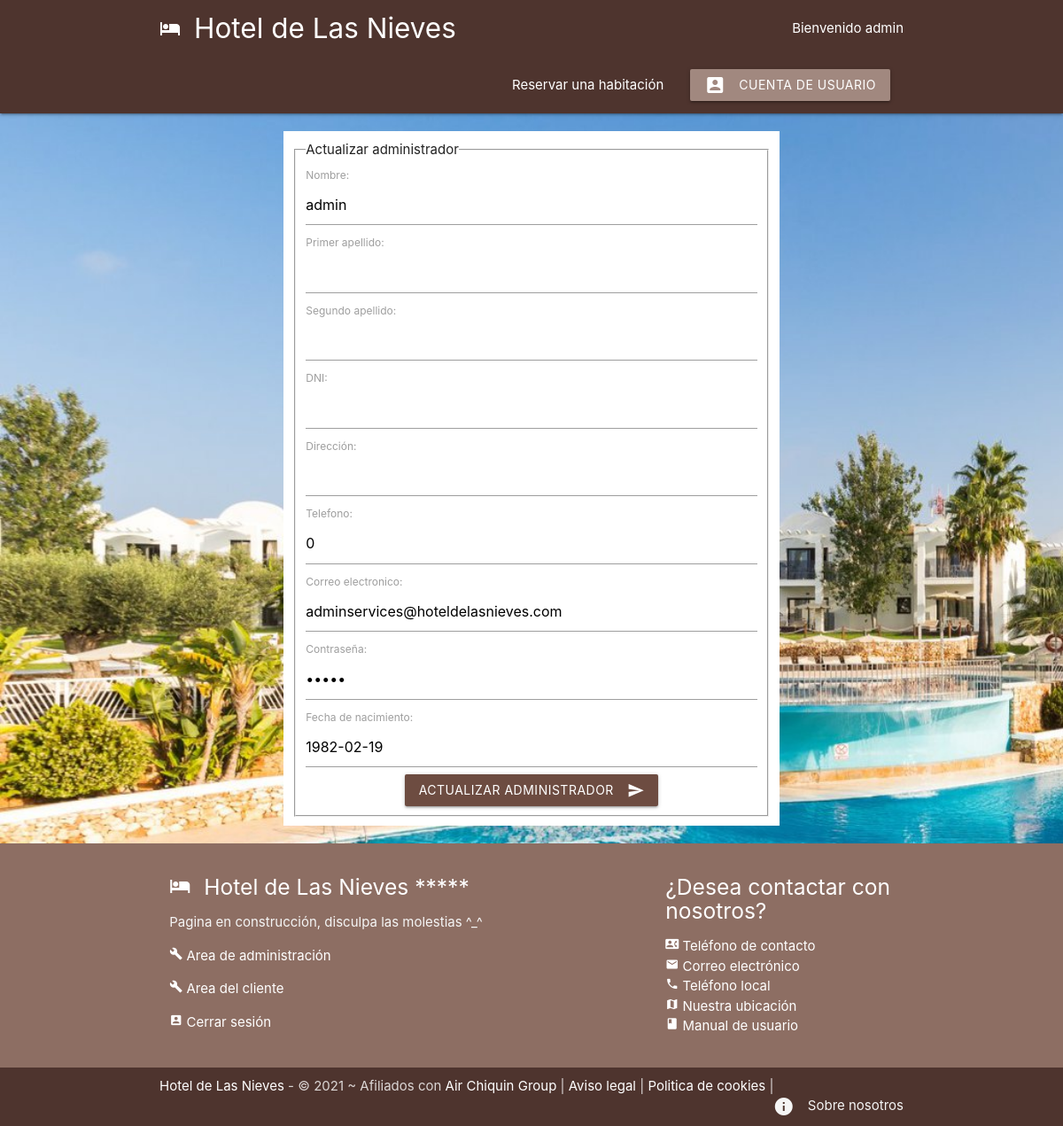
The page /admin/update_admin.php?id=1 (signed in) on the database its author committed.
### tables this page shows
CREATE TABLE `73_clientes` (
  `id` int(11) NOT NULL,
  `usuario` varchar(32) NOT NULL,
  `nombre` varchar(32) NOT NULL,
  `apellido_primero` varchar(32) NOT NULL,
  `apellido_segundo` varchar(32) NOT NULL,
  `tipo_id` int(11) NOT NULL,
  `dni` varchar(9) NOT NULL,
  `direccion` varchar(128) NOT NULL,
  `telefono` int(18) NOT NULL,
  `email` varchar(128) NOT NULL,
  `contrasena` varchar(64) NOT NULL,
  `fecha_nacimiento` date NOT NULL
);

### admin/update_admin.php (the view, shortened to what this page needs)
<?php
    include('./../config/config_bd.php');
    if(isset($_GET['id'])){
        $id = mysqli_real_escape_string($conn, $_GET['id']);
        $sqlUpdateUsuario = "SELECT * FROM 73_clientes WHERE id = $id";
        $resultado = mysqli_query($conn, $sqlUpdateUsuario);
        $User = mysqli_fetch_assoc($resultado);
    }
?>
<!DOCTYPE html>
<html lang="es">
<?php include('./../templates/header.php'); ?>
    <section>
    <form action="update_admin.php" method="POST" class="white">
        <?php if($User): ?>
        <fieldset>
            <legend> Actualizar administrador </legend>
            <label for="nombre"> Nombre: </label>
            <input type="text" name="nombre" value="<?php echo htmlspecialchars($User['nombre']) ?>">
            <label for="apellido_primero"> Primer apellido: </label>
            <input type="text" name="apellido_primero" value="<?php echo htmlspecialchars($User['apellido_primero']) ?>">
            <label for="apellido_segundo"> Segundo apellido: </label>
            <input type="text" name="apellido_segundo" value="<?php echo htmlspecialchars($User['apellido_segundo']) ?>">
            <label for="dni"> DNI: </label>
            <input type="text" name="dni" value="<?php echo htmlspecialchars($User['dni']) ?>">
            <label for="direccion"> Dirección: </label>
            <input type="text" name="direccion" value="<?php echo htmlspecialchars($User['direccion']) ?>">
            <label for="telefono"> Telefono: </label>
            <input type="text" name="telefono" value="<?php echo htmlspecialchars($User['telefono']) ?>">
            <label for="email"> Correo electronico: </label>
            <input type="text" name="email" value="<?php echo htmlspecialchars($User['email']) ?>">
            <label for="contrasena"> Contraseña: </label>
            <input type="password" name="contrasena" value="<?php echo htmlspecialchars($User['contrasena']) ?>">
            <label for="fecha_nacimiento"> Fecha de nacimiento: </label>
            <input type="text" name="fecha_nacimiento" class="datepicker" value="<?php echo htmlspecialchars($User['fecha_nacimiento']) ?>">
            <?php endif; ?>
            <div class="center">
                <button class="btn waves-effect waves-light brown darken-1" type="submit" name="submit">Actualizar administrador
                    <i class="material-icons right">send</i>
                </button>
            </div>
        </fieldset>
    </form>
</section>
<?php include('./../templates/footer.php'); ?>
</body>
</html>

### templates/header.php (shortened to what this page needs)
<head>
    <link rel="stylesheet" href="https://cdnjs.cloudflare.com/ajax/libs/materialize/1.0.0/css/materialize.min.css">
</head>
<body class = "fondo">
    <nav class="nav-extended brown darken-3 z-deph-0">
        <div class="nav-wrapper container">
        <a href = "/student73/dwes/index.php" class="brand-logo brand-text"> <i class="material-icons left">hotel</i> Hotel de Las Nieves </a>
        <ul id="nav-mobile" class="right">
            <li class="right"> Bienvenido <?php
            if(empty($_SESSION["id"])) {
                echo "anonimo...";
            } else {
                $conn = mysqli_connect('localhost', 'david', '1234', 'hotel');
                $sql = "SELECT * FROM 73_clientes WHERE id = '".$_SESSION["id"]."'";
                $resultados = mysqli_query($conn, $sql);
                $usuario = mysqli_fetch_all($resultados, MYSQLI_ASSOC);
                foreach ($usuario as $user){
                   echo $user["usuario"];
                }
            }
            ?></li>
            <br>
            <li><a href="/student73/dwes/reservas/info_reservas.php">Reservar una habitación</a></li>
            <li><a href="
            <?php
                if(empty($_SESSION["id"])){
                    echo "/student73/dwes/clientes/login_cliente.php";
                } else {
                    echo "/student73/dwes/clientes/index_cliente.php";
                }
            ?>
            " class="brown lighten-2 btn"><i class="material-icons left">account_box</i>Cuenta de usuario</a></li>
        </ul>
        </div>
    </nav>

### templates/header.php (style rules this page uses)
.brand-text { color: #FFFFFF !important; }
.fondo { background-image: url("/student73/dwes/img/fondos/imagen_principal.jpeg"); background-repeat: no-repeat; background-size: cover; }
form { max-width: 560px; margin: 20px auto; padding: 10px; background-color: #FFFFFF; }
body { display: flex; min-height: 100vh; flex-direction: column; }

### rows shown on the page
73_clientes: usuario "admin", nombre "admin", telefono "0", email "adminservices@hoteldelasnieves.com", fecha_nacimiento "1982-02-19"
